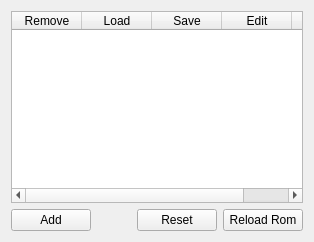
      <widget class="QWidget" name="stateWidget">
       <attribute name="icon">
        <iconset resource="resources.qrc">
         <normaloff>:/icons/resources/icons/states.png</normaloff>:/icons/resources/icons/states.png</iconset>
       </attribute>
       <attribute name="title">
        <string>State</string>
       </attribute>
       <layout class="QVBoxLayout" name="verticalLayout_20">
        <item>
         <widget class="TableWidget" name="slotView">
          <property name="enabled">
           <bool>true</bool>
          </property>
          <property name="sizePolicy">
           <sizepolicy hsizetype="Expanding" vsizetype="Expanding">
            <horstretch>0</horstretch>
            <verstretch>0</verstretch>
           </sizepolicy>
          </property>
          <property name="minimumSize">
           <size>
            <width>0</width>
            <height>0</height>
           </size>
          </property>
          <property name="sizeIncrement">
           <size>
            <width>0</width>
            <height>0</height>
           </size>
          </property>
          <property name="baseSize">
           <size>
            <width>0</width>
            <height>0</height>
           </size>
          </property>
          <property name="contextMenuPolicy">
           <enum>Qt::CustomContextMenu</enum>
          </property>
          <property name="acceptDrops">
           <bool>false</bool>
          </property>
          <property name="editTriggers">
           <set>QAbstractItemView::AnyKeyPressed|QAbstractItemView::DoubleClicked|QAbstractItemView::EditKeyPressed|QAbstractItemView::SelectedClicked</set>
          </property>
          <property name="showDropIndicator" stdset="0">
           <bool>true</bool>
          </property>
          <property name="dragEnabled">
           <bool>true</bool>
          </property>
          <property name="dragDropOverwriteMode">
           <bool>false</bool>
          </property>
          <property name="dragDropMode">
           <enum>QAbstractItemView::InternalMove</enum>
          </property>
          <property name="selectionMode">
           <enum>QAbstractItemView::SingleSelection</enum>
          </property>
          <property name="selectionBehavior">
           <enum>QAbstractItemView::SelectRows</enum>
          </property>
          <property name="textElideMode">
           <enum>Qt::ElideRight</enum>
          </property>
          <property name="verticalScrollMode">
           <enum>QAbstractItemView::ScrollPerPixel</enum>
          </property>
          <property name="horizontalScrollMode">
           <enum>QAbstractItemView::ScrollPerPixel</enum>
          </property>
          <property name="sortingEnabled">
           <bool>false</bool>
          </property>
          <property name="cornerButtonEnabled">
           <bool>true</bool>
          </property>
          <attribute name="horizontalHeaderDefaultSectionSize">
           <number>70</number>
          </attribute>
          <attribute name="horizontalHeaderHighlightSections">
           <bool>false</bool>
          </attribute>
          <attribute name="horizontalHeaderMinimumSectionSize">
           <number>50</number>
          </attribute>
          <attribute name="horizontalHeaderShowSortIndicator" stdset="0">
           <bool>true</bool>
          </attribute>
          <attribute name="horizontalHeaderStretchLastSection">
           <bool>true</bool>
          </attribute>
          <attribute name="verticalHeaderVisible">
           <bool>false</bool>
          </attribute>
          <attribute name="verticalHeaderDefaultSectionSize">
           <number>21</number>
          </attribute>
          <attribute name="verticalHeaderShowSortIndicator" stdset="0">
           <bool>false</bool>
          </attribute>
          <column>
           <property name="text">
            <string>Remove</string>
           </property>
          </column>
          <column>
           <property name="text">
            <string>Load</string>
           </property>
          </column>
          <column>
           <property name="text">
            <string>Save</string>
           </property>
          </column>
          <column>
           <property name="text">
            <string>Edit</string>
           </property>
          </column>
          <column>
           <property name="text">
            <string>Name</string>
           </property>
          </column>
         </widget>
        </item>
        <item>
         <layout class="QHBoxLayout" name="horizontalLayout_25">
          <property name="bottomMargin">
           <number>0</number>
          </property>
          <item>
           <widget class="QPushButton" name="buttonAddSlot">
            <property name="sizePolicy">
             <sizepolicy hsizetype="Minimum" vsizetype="Fixed">
              <horstretch>0</horstretch>
              <verstretch>0</verstretch>
             </sizepolicy>
            </property>
            <property name="focusPolicy">
             <enum>Qt::NoFocus</enum>
            </property>
            <property name="text">
             <string>Add</string>
            </property>
            <property name="icon">
             <iconset resource="resources.qrc">
              <normaloff>:/icons/resources/icons/plus.png</normaloff>:/icons/resources/icons/plus.png</iconset>
            </property>
           </widget>
          </item>
          <item>
           <spacer name="horizontalSpacer_12">
            <property name="orientation">
             <enum>Qt::Horizontal</enum>
            </property>
            <property name="sizeHint" stdset="0">
             <size>
              <width>40</width>
              <height>20</height>
             </size>
            </property>
           </spacer>
          </item>
          <item>
           <widget class="QPushButton" name="buttonResetCalculator">
            <property name="text">
             <string>Reset</string>
            </property>
            <property name="icon">
             <iconset resource="resources.qrc">
              <normaloff>:/icons/resources/icons/reset.png</normaloff>:/icons/resources/icons/reset.png</iconset>
            </property>
           </widget>
          </item>
          <item>
           <widget class="QPushButton" name="buttonReloadROM">
            <property name="text">
             <string>Reload Rom</string>
            </property>
            <property name="icon">
             <iconset resource="resources.qrc">
              <normaloff>:/icons/resources/icons/reload_rom.png</normaloff>:/icons/resources/icons/reload_rom.png</iconset>
            </property>
           </widget>
          </item>
         </layout>
        </item>
       </layout>
      </widget>
